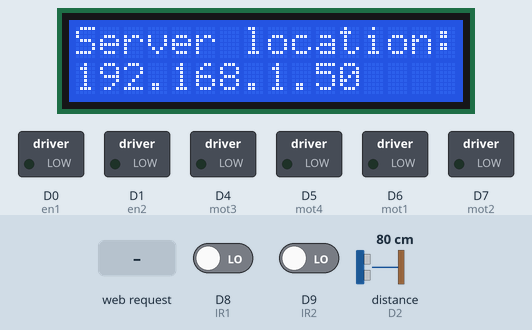
This sketch was run on a simulated Arduino MKR. On the bench: 16×2 character LCD, switched loads named in the sketch (green lamp = pin HIGH). The inputs (shaded band) are chosen by the test bench; at power-on: D8 (IR1) LOW, D9 (IR2) LOW, distance to the obstacle (sensor on D2) 80 cm. The echo pulse lasts 58.3 µs per cm; WiFi joins after 1.5 s; servers stay silent unless stated; not simulated (calls return 0 or success): secrets.h; pins used as bus, display or sensor lines are not drawn; what the sketch prints to the serial monitor is not drawn.

Above: at 14.8 s.
14.9 s: HTTP request GET /R received
At 16.1 s:
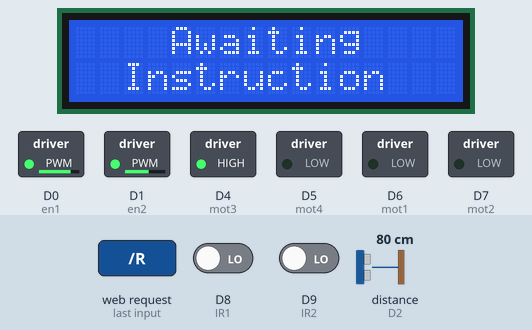
16.4 s: D8 (IR1) driven HIGH
At 17.5 s:
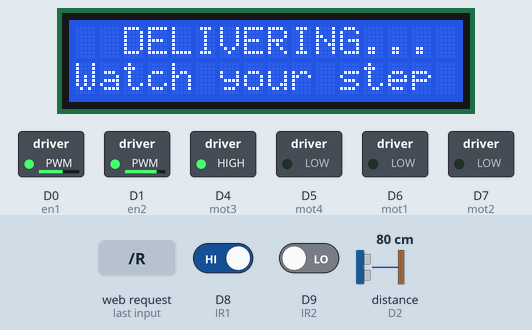
18.0 s: D8 (IR1) driven LOW
At 19.5 s:
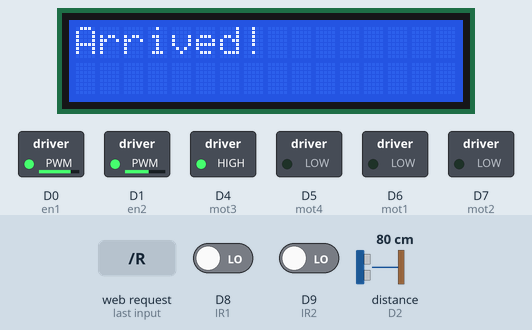
19.8 s: D9 (IR2) driven HIGH
At 21.0 s:
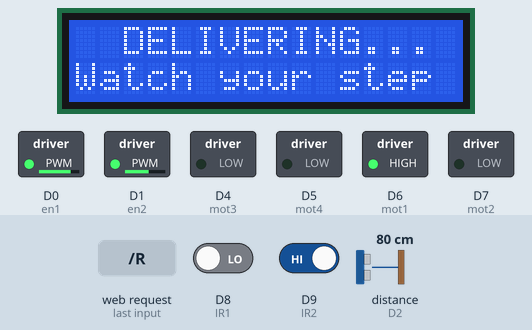
21.4 s: distance to the obstacle (sensor on D2) set to 41 cm
22.9 s: distance to the obstacle (sensor on D2) set to 32 cm
At 23.9 s:
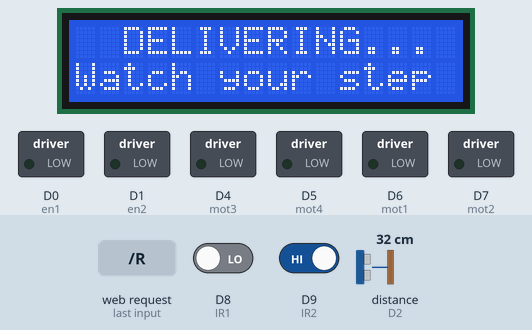
Timing chart, 0 to 25.4 s (numbered marks = the images above; inputs shaded):
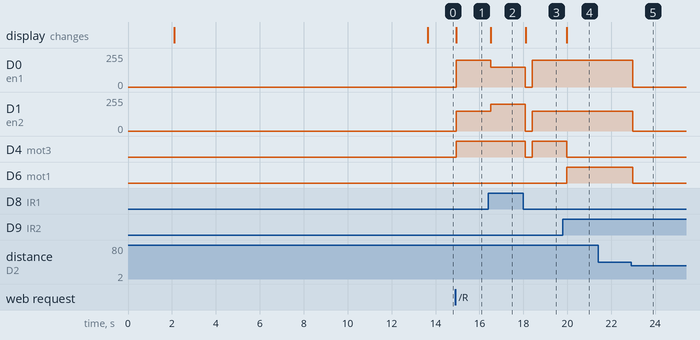

Measured:
- the behaviour switches between 37 and 36 cm on distance to the obstacle (sensor on D2) (found by bisection; images 4 and 5)
- after the input at 14.9 s, D0 (en1): 0/255 → 200/255 at once; D1 (en2): 0/255 → 150/255 at once; D4 (mot3): LOW → HIGH at once; the display: changes at once (image 1)
- after the input at 16.4 s, D0 (en1): 200/255 → 150/255 after 0.11 s; D1 (en2): 150/255 → 200/255 after 0.11 s; the display: changes after 0.11 s (image 2)
- after the input at 18.0 s, D0 (en1): 150/255 → 0/255 after 0.09 s, → 200/255 0.31 s later; D1 (en2): 200/255 → 0/255 after 0.09 s, → 150/255 0.31 s later; D4 (mot3): HIGH → LOW after 0.09 s, → HIGH 0.31 s later; the display: changes after 0.10 s (image 3)
- after the input at 19.8 s, D4 (mot3): HIGH → LOW after 0.16 s; D6 (mot1): LOW → HIGH after 0.16 s; the display: changes after 0.16 s (image 4)
- after the input at 21.4 s, every drawn part: stays the same
- after the input at 22.9 s, D0 (en1): 200/255 → 0/255 after 0.08 s; D1 (en2): 150/255 → 0/255 after 0.08 s; D6 (mot1): HIGH → LOW after 0.08 s

The sketch:

server.ino
```cpp
/*
 * This is the final server code of the deliveroid system
 * Please use this code when running the robot's full functions
 * Configure your network with the network with your own ssid and password
 *
 * Created by: Team Deliveroid
 * 04/15/2022
*/

#include <SPI.h>
#include <WiFi101.h>
#include <Wire.h>
#include <LiquidCrystal_I2C.h>
#include "secrets.h"


// Creating variables for sensors, motors, and enables
// IR Sensors
int IR1 = 8; // Right Sensor
int IR2 = 9; // Left Sensor
// Ultrasonic Sensor
#define echoPin 2 // attach pin D2 Arduino to pin Echo of HC-SR04
#define trigPin 3 //attach pin D3 Arduino to pin Trig of HC-SR04
// Motors
int mot1 = 6; // Right motors forward
int mot2 = 7; // Right motors reverse
int mot3 = 4; // Left motors forward
int mot4 = 5; // Left motors reverse
// Motors Enables
int en1 = 0;
int en2 = 1;
// Creating LCD Display
LiquidCrystal_I2C lcd(0x27, 16, 2);
// Network Configuration
char ssid[] = SECRET_SSID;             //  your network SSID (name) between the " "
char pass[] = SECRET_PASS;      // your network password between the " "
int keyIndex = 0;                 // your network key Index number (needed only for WEP)
int status = WL_IDLE_STATUS;      //connection status
WiFiServer server(80);            //server socket
WiFiClient client = server.available(); // client socket


void setup() {
  lcd.begin();
  lcd.backlight();
  lcd.clear();
  lcd.setCursor(0,0);
  lcd.print("Welcome to");
  lcd.setCursor(0,1);
  lcd.print("Deliveroid!");
  delay(2000);
  pinMode(en1, OUTPUT);
  pinMode(en2, OUTPUT);
  pinMode(IR1, INPUT);
  pinMode(IR2, INPUT);
  pinMode(trigPin, OUTPUT);
  pinMode(echoPin, INPUT);
  pinMode(mot1, OUTPUT);
  pinMode(mot2, OUTPUT);
  pinMode(mot3, OUTPUT);
  pinMode(mot4, OUTPUT);
  Serial.begin(9600);


  enable_WiFi();
  connect_WiFi();

  server.begin();
  printWifiStatus();
}

void loop() {
  client = server.available();

  // When client connects, display information to the LCD
  // and print the webserver on their end
  if (client) {
    lcd.clear();
    lcd.setCursor(0,0);
    lcd.print("User");
    lcd.setCursor(0,1);
    lcd.print("Connected!");
    printWEB();
  }
}

void printWifiStatus() {
  // print the SSID of the network you're attached to:
  Serial.print("SSID: ");
  Serial.println(WiFi.SSID());

  // print your board's IP address:
  IPAddress ip = WiFi.localIP();
  Serial.print("IP Address: ");
  Serial.println(ip);

  // print the received signal strength:
  long rssi = WiFi.RSSI();
  Serial.print("signal strength (RSSI):");
  Serial.print(rssi);
  Serial.println(" dBm");

  // print the server's IP address
  lcd.clear();
  lcd.setCursor(0,0);
  lcd.print("Server location: ");
  lcd.setCursor(0,1);
  lcd.print(ip);
  Serial.print("To see this page in action, open a browser to http://");
  Serial.println(ip);
}

void enable_WiFi() {
  // if the board needs a firmware update
  // otherwise Wi-Fi module will be started
  String fv = WiFi.firmwareVersion();
  if (fv < "1.0.0") {
    Serial.println("Please upgrade the firmware");
  }
}

void connect_WiFi() {
  // attempt to connect to Wifi network:
  while (status != WL_CONNECTED) {
    lcd.setCursor(0,0);
    lcd.print("Attempting to");
    lcd.setCursor(0,1);
    lcd.print("connect...");
    Serial.print("Attempting to connect to SSID: ");
    Serial.println(ssid);
    // Connect to WPA/WPA2 network. Change this line if using open or WEP network:
    status = WiFi.begin(ssid, pass);

    // wait 10 seconds for connection:
    delay(10000);
  }
}

void motorControl() {
  lcd.clear();
  lcd.setCursor(2,0);
  lcd.print("DELIVERING...");
  lcd.setCursor(0,1);
  lcd.print("Watch your step");
  while(1) {
    digitalWrite(trigPin, LOW);
    delayMicroseconds(2);
    digitalWrite(trigPin, HIGH);
    delayMicroseconds(10);
    digitalWrite(trigPin, LOW);
    long duration = pulseIn(echoPin, HIGH); // Reads the echoPin
    int distance = duration * 0.034 / 2; // Calculating the distance, Speed of sound wave
    Serial.print("Distance: ");
    Serial.print(distance);
    Serial.println(" ");
    if (distance <= 35){
      digitalWrite(mot1, LOW);
      digitalWrite(mot2, LOW);
      digitalWrite(mot3, LOW);
      digitalWrite(mot4, LOW);
      analogWrite(en1, 0);
      analogWrite(en2, 0);
    }
    else if(digitalRead(IR1)==LOW && digitalRead(IR2)==LOW) { //IR will not glow on black line
      digitalWrite(mot1, LOW);
      digitalWrite(mot2, LOW);
      digitalWrite(mot3, LOW);
      digitalWrite(mot4, LOW);
      analogWrite(en1, 0);
      analogWrite(en2, 0);
      break;
    }
    else if(digitalRead(IR1)==HIGH && digitalRead(IR2)==HIGH){ //IR not on black line
      digitalWrite(mot1, HIGH);
      digitalWrite(mot2, LOW);
      digitalWrite(mot3, HIGH);
      digitalWrite(mot4, LOW);
      analogWrite(en1, 120);
      analogWrite(en2, 120);

    }
    else if(digitalRead(IR1)==LOW && digitalRead(IR2)==HIGH) { //Tilt robot towards right by stopping the right wheel and moving the right one
      digitalWrite(mot1, HIGH);
      digitalWrite(mot2, LOW);
      digitalWrite(mot3, LOW);
      digitalWrite(mot4, LOW);
      analogWrite(en1, 200);
      analogWrite(en2, 150);
      delay(100);
    }
    else if(digitalRead(IR1)==HIGH && digitalRead(IR2)==LOW) { //Tilt robot towards left by stopping the left wheel and moving the right one
      digitalWrite(mot1, LOW);
      digitalWrite(mot2, LOW);
      digitalWrite(mot3, HIGH);
      digitalWrite(mot4, LOW);
      analogWrite(en1, 150);
      analogWrite(en2, 200);
      delay(100);
    }

    else
    { // Stop both the motors
      digitalWrite(mot1, LOW);
      digitalWrite(mot2, LOW);
      digitalWrite(mot3, LOW);
      digitalWrite(mot4, LOW);
      analogWrite(en1, 0);
      analogWrite(en2, 0);
    }
  }
  lcd.clear();
  lcd.setCursor(0,0);
  lcd.print("Arrived!");
}

void comeHome() {
  while(digitalRead(IR1)==LOW && digitalRead(IR2)==LOW) {
    digitalWrite(mot1, LOW);
      digitalWrite(mot2, LOW);
      digitalWrite(mot3, HIGH);
      digitalWrite(mot4, LOW);
      analogWrite(en1, 200);
      analogWrite(en2, 150);
      delay(100);
  }
  lcd.clear();
  lcd.setCursor(2,0);
  lcd.print("Returning...");
  lcd.setCursor(0,1);
  lcd.print("Watch your step");
  motorControl();
}

void printWEB() {
  lcd.clear();
  lcd.setCursor(4,0);
  lcd.print("Awaiting");
  lcd.setCursor(2,1);
  lcd.print("Instruction");

  if (client) {                             // if you get a client,
    Serial.println("new client");           // print a message out the serial port
    String currentLine = "";                // make a String to hold incoming data from the client
    while (client.connected()) {            // loop while the client's connected
      if (client.available()) {             // if there's bytes to read from the client,
        char c = client.read();             // read a byte, then
        Serial.write(c);                    // print it out the serial monitor
        if (c == '\n') {                    // if the byte is a newline character

          // if the current line is blank, you got two newline characters in a row.
          // that's the end of the client HTTP request, so send a response:
          if (currentLine.length() == 0) {

            // HTTP headers always start with a response code (e.g. HTTP/1.1 200 OK)
            // and a content-type so the client knows what's coming, then a blank line:
            client.println("HTTP/1.1 200 OK");
            client.println("Content-type:text/html");
            client.println();

            //create the buttons
            client.println("<!DOCTYPE html>");
            client.println("<html>");
            client.println("<head>");
            client.println("<style>");
            client.print(".content {text-align: center; font-size:30px; border-bottom: 5px solid #333333; margin-bottom:15px;}");
            client.print(".button {font: bold 22px; font-size:18px; text-decoration:none; background-color: #EEEEEE; color: #333333; padding: 2px 6px 2px 6px; border-top: 1px solid #CCCCCC; border-right: 1px solid #333333; border-bottom: 1px solid #333333; border-left: 1px solid #CCCCCC;}");
            client.print("#link {text-align:center;}");
            client.print("</style>");
            client.println("<body>");
            client.println("<div class='content'>");
            client.print("<h1>Welcome to Deliveroid!</h1>");
            client.print("</div>");
            client.print("<div id='link'>");
            client.print("<a class='button' id='deliver' href=\"/F\">Start Delivering!</a><br>");
            client.print("<br>");
            client.print("<br>");
            client.print("<a class='button' href=\"/R\">Return Home!</a><br>");
            client.print("</div>");
            client.print(" ");
//            client.print("Click <a href=\"/S\">here</a> move reverse<br><br>");
//            client.print(" ");
//            client.print("Click <a href=\"/L\">here</a> turn right<br><br>");
//            client.print(" ");
//            client.print("Click <a href=\"/R\">here</a> turn left<br><br>");
//            client.print(" ");
            client.print("Click <a href=\"/B\">here</a> stop<br><br>");
            client.print("</body>");
            client.println();

            int randomReading = analogRead(A1);
            client.print("Random reading from analog pin: ");
            client.print(randomReading);


            // The HTTP response ends with another blank line:
            client.println();
            // break out of the while loop:
            break;
          }
          else {      // if you got a newline, then clear currentLine:
            currentLine = "";
          }
        }
        else if (c != '\r') {    // if you got anything else but a carriage return character,
          currentLine += c;      // add it to the end of the currentLine
        }

        if (currentLine.startsWith("GET /F")) { // robot will begin to follow line
          motorControl();
          delay(300);
        }
        if (currentLine.startsWith("GET /R")) {
          comeHome();
          delay(300);
        }
        if (currentLine.startsWith("GET /B")) { // stop
          digitalWrite(mot1, LOW);
          digitalWrite(mot2, LOW);
          digitalWrite(mot3, LOW);
          digitalWrite(mot4, LOW);
          digitalWrite(en1, LOW);
          digitalWrite(en2, LOW);
          delay(30);
        }

      }
    }
    // close the connection:
    client.stop();
    Serial.println("client disconnected");
  }
}
```
